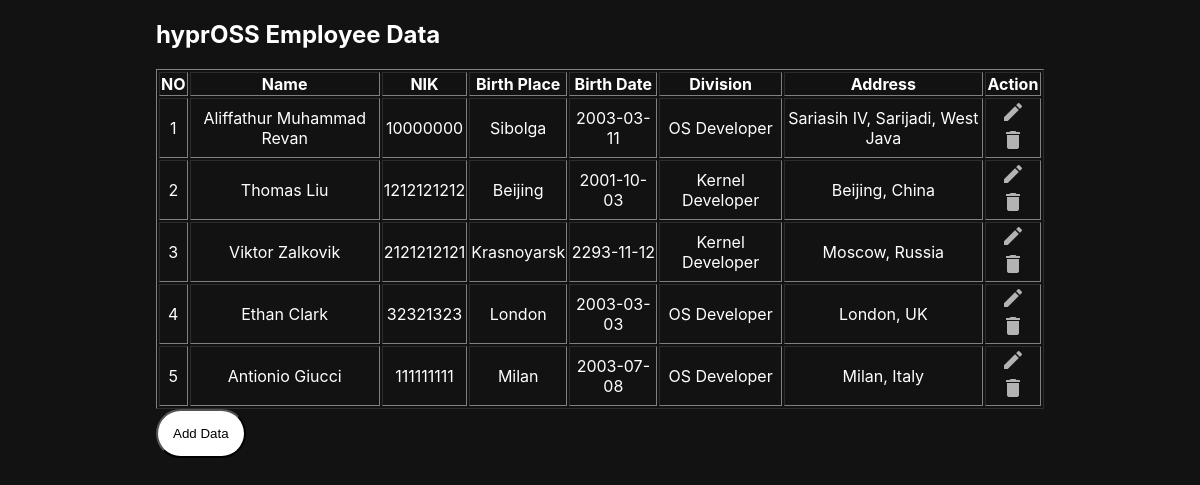
The page / on the database its author committed.
### tables this page shows
CREATE TABLE `employee` (
  `id` int(255) NOT NULL,
  `name` varchar(32) NOT NULL,
  `nik` int(16) NOT NULL,
  `bdate` date NOT NULL,
  `bplace` varchar(32) NOT NULL,
  `division` varchar(32) NOT NULL,
  `address` varchar(32) NOT NULL
);

### index.php (the view, shortened to what this page needs)
<!DOCTYPE html>
<html lang="en">
<head>
    <link rel="stylesheet" href="src/css/style.css">
</head>
<body>
    <div class="container">
        <h2>hyprOSS Employee Data</h2>
        <div class="centerize">
            <table border=1>
                <tr>
                    <th>NO</th>
                    <th>Name</th>
                    <th>NIK</th>
                    <th>Birth Place</th>
                    <th>Birth Date</th>
                    <th>Division</th>
                    <th>Address</th>
                    <th>Action</th>
                </tr>
                <?php
                include 'config/db_handler.php';
                $no = 1;
                $data = mysqli_query($db_handler,"select * from employee");
                while($d = mysqli_fetch_array($data)){
                    ?>
                    <tr>
                        <td><?php echo $no++; ?></td>
                        <td><?php echo $d['name']; ?></td>
                        <td><?php echo $d['nik']; ?></td>
                        <td><?php echo $d['bplace']; ?></td>
                        <td><?php echo $d['bdate']; ?></td>
                        <td><?php echo $d['division']; ?></td>
                        <td><?php echo $d['address']; ?></td>
                        <td>
                            <a href="edit.php?id=<?php echo $d['id']; ?>">  <i class="material-icons link-icons">create</i>
</a>
                            <a href="src/php/delete_employee.php?id=<?php echo $d['id']; ?>">  <i class="material-icons link-icons">delete</i>
</a>
                        </td>
                    </tr>
                    <?php
                }
                ?>
            </table>
        </div>
        <a href="add.php">
            <button class="btn_solid-main">Add Data</button>
        </a>
    </div>
</body>
</html>

### src/css/style.css (style rules this page uses)
html { font-family: 'Inter', sans-serif; scroll-behavior: smooth; }
body { background-color: #121212; color: white; }
.container { margin-left: 12.5%; margin-right: 12.5%; }
a { text-decoration: none; color: #8ab4f8; }
.link-icons { color: #b3b3b3; }
.btn_solid-main { background-color: #FFFFFF; border-radius: 25px; color: #000000; padding: 15px 15px; text-align: center; text-decoration: none; }
.centerize { text-align: center; justify-content: center; align-items: center; }

### rows shown on the page
employee: name "Aliffathur Muhammad Revan", nik "10000000", bplace "Sibolga", bdate "2003-03-11", division "OS Developer", address "Sariasih IV, Sarijadi, West Java"
employee: name "Thomas Liu", nik "1212121212", bplace "Beijing", bdate "2001-10-03", division "Kernel Developer", address "Beijing, China"
employee: name "Viktor Zalkovik", nik "2121212121", bplace "Krasnoyarsk", bdate "2293-11-12", division "Kernel Developer", address "Moscow, Russia"
employee: name "Ethan Clark", nik "32321323", bplace "London", bdate "2003-03-03", division "OS Developer", address "London, UK"
employee: name "Antionio Giucci", nik "111111111", bplace "Milan", bdate "2003-07-08", division "OS Developer", address "Milan, Italy"
